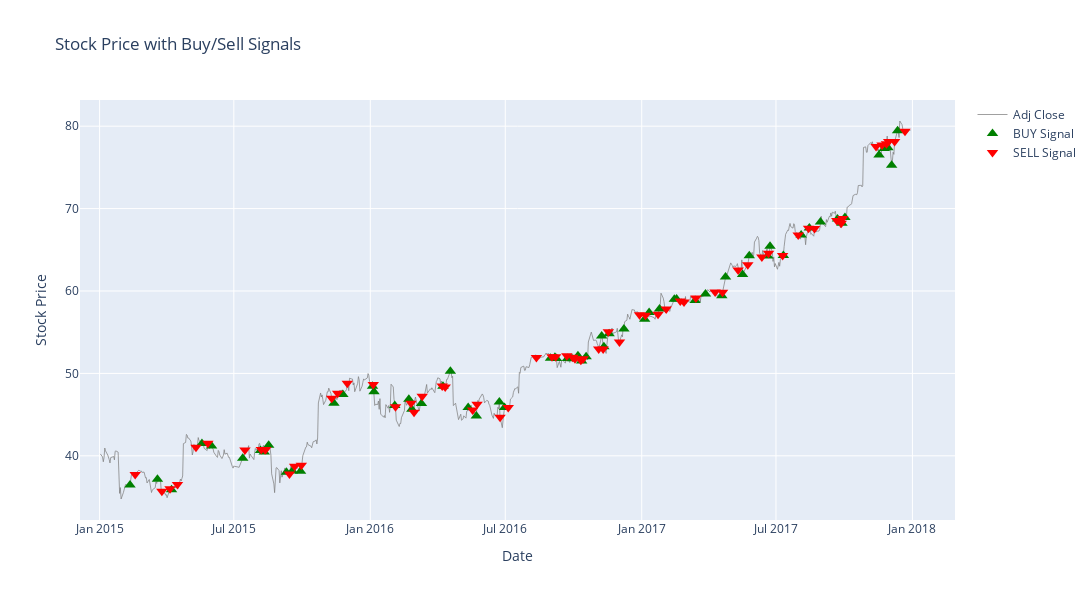

The cell this chart's notebook holds for it:
### Code cell
fig = go.Figure()

# Plot the Adjusted Close price as a line
fig.add_trace(
    go.Scatter(
        x=TA_stock_data.index, 
        y=TA_stock_data["Adj Close"], 
        mode='lines', 
        line=dict(color='grey', width=0.75), 
        name='Adj Close'
    )
)

# Plot the BUY signals (1.0 or 2.0 in Trades column)
fig.add_trace(
    go.Scatter(
        x=TA_stock_data.loc[TA_stock_data["Trades"].isin([1.0, 2.0])].index, 
        y=TA_stock_data.loc[TA_stock_data["Trades"].isin([1.0, 2.0]), "Adj Close"], 
        mode='markers', 
        marker=dict(symbol='triangle-up', color='green', size=10), 
        name='BUY Signal'
    )
)

# Plot the SELL signals (-1.0 or -2.0 in Trades column)
fig.add_trace(
    go.Scatter(
        x=TA_stock_data.loc[TA_stock_data["Trades"].isin([-1.0, -2.0])].index, 
        y=TA_stock_data.loc[TA_stock_data["Trades"].isin([-1.0, -2.0]), "Adj Close"], 
        mode='markers', 
        marker=dict(symbol='triangle-down', color='red', size=10), 
        name='SELL Signal'
    )
)

# Update layout for better presentation
fig.update_layout(
    title='Stock Price with Buy/Sell Signals',
    xaxis_title='Date',
    yaxis_title='Stock Price',
    width=1200,  
    height=600
)

# Show the figure
fig.show()
